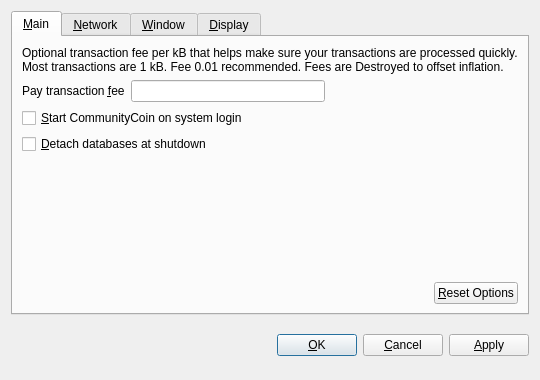
<?xml version="1.0" encoding="UTF-8"?>
<ui version="4.0">
 <class>OptionsDialog</class>
 <widget class="QDialog" name="OptionsDialog">
  <property name="geometry">
   <rect>
    <x>0</x>
    <y>0</y>
    <width>540</width>
    <height>380</height>
   </rect>
  </property>
  <property name="windowTitle">
   <string>Options</string>
  </property>
  <property name="modal">
   <bool>true</bool>
  </property>
  <layout class="QVBoxLayout" name="verticalLayout">
   <item>
    <widget class="QTabWidget" name="tabWidget">
     <property name="tabPosition">
      <enum>QTabWidget::North</enum>
     </property>
     <property name="currentIndex">
      <number>0</number>
     </property>
     <widget class="QWidget" name="tabMain">
      <attribute name="title">
       <string>&amp;Main</string>
      </attribute>
      <layout class="QVBoxLayout" name="verticalLayout_Main">
       <item>
        <widget class="QLabel" name="transactionFeeInfoLabel">
         <property name="text">
          <string>Optional transaction fee per kB that helps make sure your transactions are processed quickly. Most transactions are 1 kB. Fee 0.01 recommended. Fees are Destroyed to offset inflation.</string>
         </property>
         <property name="textFormat">
          <enum>Qt::PlainText</enum>
         </property>
         <property name="wordWrap">
          <bool>true</bool>
         </property>
        </widget>
       </item>
       <item>
        <layout class="QHBoxLayout" name="horizontalLayout_Main">
         <item>
          <widget class="QLabel" name="transactionFeeLabel">
           <property name="text">
            <string>Pay transaction &amp;fee</string>
           </property>
           <property name="textFormat">
            <enum>Qt::PlainText</enum>
           </property>
           <property name="buddy">
            <cstring>transactionFee</cstring>
           </property>
          </widget>
         </item>
         <item>
          <widget class="BitcoinAmountField" name="transactionFee"/>
         </item>
         <item>
          <spacer name="horizontalSpacer_Main">
           <property name="orientation">
            <enum>Qt::Horizontal</enum>
           </property>
           <property name="sizeHint" stdset="0">
            <size>
             <width>40</width>
             <height>20</height>
            </size>
           </property>
          </spacer>
         </item>
        </layout>
       </item>
       <item>
        <widget class="QCheckBox" name="bitcoinAtStartup">
         <property name="toolTip">
          <string>Automatically start CommunityCoin after logging in to the system.</string>
         </property>
         <property name="text">
          <string>&amp;Start CommunityCoin on system login</string>
         </property>
        </widget>
       </item>
       <item>
        <widget class="QCheckBox" name="detachDatabases">
         <property name="toolTip">
          <string>Detach block and address databases at shutdown. This means they can be moved to another data directory, but it slows down shutdown. The wallet is always detached.</string>
         </property>
         <property name="text">
          <string>&amp;Detach databases at shutdown</string>
         </property>
        </widget>
       </item>
       <item>
        <spacer name="verticalSpacer_Main">
         <property name="orientation">
          <enum>Qt::Vertical</enum>
         </property>
         <property name="sizeHint" stdset="0">
          <size>
           <width>20</width>
           <height>40</height>
          </size>
         </property>
        </spacer>
       </item>
       <item>
        <layout class="QHBoxLayout" name="horizontalLayout_2_Main">
         <item>
          <spacer name="horizontalSpacer_2_Main">
           <property name="orientation">
            <enum>Qt::Horizontal</enum>
           </property>
           <property name="sizeHint" stdset="0">
            <size>
             <width>40</width>
             <height>20</height>
            </size>
           </property>
          </spacer>
         </item>
         <item>
          <widget class="QPushButton" name="resetButton">
           <property name="toolTip">
            <string>Reset all client options to default.</string>
           </property>
           <property name="text">
            <string>&amp;Reset Options</string>
           </property>
           <property name="autoDefault">
            <bool>false</bool>
           </property>
          </widget>
         </item>
        </layout>
       </item>
      </layout>
     </widget>
     <widget class="QWidget" name="tabNetwork">
      <attribute name="title">
       <string>&amp;Network</string>
      </attribute>
      <layout class="QVBoxLayout" name="verticalLayout_Network">
       <item>
        <widget class="QCheckBox" name="mapPortUpnp">
         <property name="toolTip">
          <string>Automatically open the CommunityCoin client port on the router. This only works when your router supports UPnP and it is enabled.</string>
         </property>
         <property name="text">
          <string>Map port using &amp;UPnP</string>
         </property>
        </widget>
       </item>
       <item>
        <widget class="QCheckBox" name="connectSocks">
         <property name="toolTip">
          <string>Connect to the CommunityCoin network through a SOCKS proxy (e.g. when connecting through Tor).</string>
         </property>
         <property name="text">
          <string>&amp;Connect through SOCKS proxy:</string>
         </property>
        </widget>
       </item>
       <item>
        <layout class="QHBoxLayout" name="horizontalLayout_Network">
         <item>
          <widget class="QLabel" name="proxyIpLabel">
           <property name="text">
            <string>Proxy &amp;IP:</string>
           </property>
           <property name="textFormat">
            <enum>Qt::PlainText</enum>
           </property>
           <property name="buddy">
            <cstring>proxyIp</cstring>
           </property>
          </widget>
         </item>
         <item>
          <widget class="QValidatedLineEdit" name="proxyIp" native="true">
           <property name="maximumSize">
            <size>
             <width>140</width>
             <height>16777215</height>
            </size>
           </property>
           <property name="toolTip">
            <string>IP address of the proxy (e.g. 127.0.0.1)</string>
           </property>
          </widget>
         </item>
         <item>
          <widget class="QLabel" name="proxyPortLabel">
           <property name="text">
            <string>&amp;Port:</string>
           </property>
           <property name="textFormat">
            <enum>Qt::PlainText</enum>
           </property>
           <property name="buddy">
            <cstring>proxyPort</cstring>
           </property>
          </widget>
         </item>
         <item>
          <widget class="QLineEdit" name="proxyPort">
           <property name="maximumSize">
            <size>
             <width>55</width>
             <height>16777215</height>
            </size>
           </property>
           <property name="toolTip">
            <string>Port of the proxy (e.g. 9050)</string>
           </property>
          </widget>
         </item>
         <item>
          <widget class="QLabel" name="socksVersionLabel">
           <property name="text">
            <string>SOCKS &amp;Version:</string>
           </property>
           <property name="textFormat">
            <enum>Qt::PlainText</enum>
           </property>
           <property name="buddy">
            <cstring>socksVersion</cstring>
           </property>
          </widget>
         </item>
         <item>
          <widget class="QValueComboBox" name="socksVersion">
           <property name="toolTip">
            <string>SOCKS version of the proxy (e.g. 5)</string>
           </property>
          </widget>
         </item>
         <item>
          <spacer name="horizontalSpacer_Network">
           <property name="orientation">
            <enum>Qt::Horizontal</enum>
           </property>
           <property name="sizeHint" stdset="0">
            <size>
             <width>40</width>
             <height>20</height>
            </size>
           </property>
          </spacer>
         </item>
        </layout>
       </item>
       <item>
        <spacer name="verticalSpacer_Network">
         <property name="orientation">
          <enum>Qt::Vertical</enum>
         </property>
         <property name="sizeHint" stdset="0">
          <size>
           <width>20</width>
           <height>40</height>
          </size>
         </property>
        </spacer>
       </item>
      </layout>
     </widget>
     <widget class="QWidget" name="tabWindow">
      <attribute name="title">
       <string>&amp;Window</string>
      </attribute>
      <layout class="QVBoxLayout" name="verticalLayout_Window">
       <item>
        <widget class="QCheckBox" name="minimizeToTray">
         <property name="toolTip">
          <string>Show only a tray icon after minimizing the window.</string>
         </property>
         <property name="text">
          <string>&amp;Minimize to the tray instead of the taskbar</string>
         </property>
        </widget>
       </item>
       <item>
        <widget class="QCheckBox" name="minimizeOnClose">
         <property name="toolTip">
          <string>Minimize instead of exit the application when the window is closed. When this option is enabled, the application will be closed only after selecting Quit in the menu.</string>
         </property>
         <property name="text">
          <string>M&amp;inimize on close</string>
         </property>
        </widget>
       </item>
       <item>
        <spacer name="verticalSpacer_Window">
         <property name="orientation">
          <enum>Qt::Vertical</enum>
         </property>
         <property name="sizeHint" stdset="0">
          <size>
           <width>20</width>
           <height>40</height>
          </size>
         </property>
        </spacer>
       </item>
      </layout>
     </widget>
     <widget class="QWidget" name="tabDisplay">
      <attribute name="title">
       <string>&amp;Display</string>
      </attribute>
      <layout class="QVBoxLayout" name="verticalLayout_Display">
       <item>
        <layout class="QHBoxLayout" name="horizontalLayout_1_Display">
         <item>
          <widget class="QLabel" name="langLabel">
           <property name="text">
            <string>User Interface &amp;language:</string>
           </property>
           <property name="textFormat">
            <enum>Qt::PlainText</enum>
           </property>
           <property name="buddy">
            <cstring>lang</cstring>
           </property>
          </widget>
         </item>
         <item>
          <widget class="QValueComboBox" name="lang">
           <property name="toolTip">
            <string>The user interface language can be set here. This setting will take effect after restarting CommunityCoin.</string>
           </property>
          </widget>
         </item>
        </layout>
       </item>
       <item>
        <layout class="QHBoxLayout" name="horizontalLayout_2_Display">
         <item>
          <widget class="QLabel" name="unitLabel">
           <property name="text">
            <string>&amp;Unit to show amounts in:</string>
           </property>
           <property name="textFormat">
            <enum>Qt::PlainText</enum>
           </property>
           <property name="buddy">
            <cstring>unit</cstring>
           </property>
          </widget>
         </item>
         <item>
          <widget class="QValueComboBox" name="unit">
           <property name="toolTip">
            <string>Choose the default subdivision unit to show in the interface and when sending coins.</string>
           </property>
          </widget>
         </item>
        </layout>
       </item>
       <item>
        <widget class="QCheckBox" name="displayAddresses">
         <property name="toolTip">
          <string>Whether to show CommunityCoin addresses in the transaction list or not.</string>
         </property>
         <property name="text">
          <string>&amp;Display addresses in transaction list</string>
         </property>
        </widget>
       </item>
       <item>
        <widget class="QCheckBox" name="coinControlFeatures">
         <property name="toolTip">
          <string>Whether to show coin control features or not.</string>
         </property>
         <property name="text">
          <string>Display coin &amp;control features (experts only!)</string>
         </property>
        </widget>
       </item>
       <item>
        <spacer name="verticalSpacer_Display">
         <property name="orientation">
          <enum>Qt::Vertical</enum>
         </property>
         <property name="sizeHint" stdset="0">
          <size>
           <width>20</width>
           <height>40</height>
          </size>
         </property>
        </spacer>
       </item>
      </layout>
     </widget>
    </widget>
   </item>
   <item>
    <layout class="QHBoxLayout" name="horizontalLayout_Buttons">
     <item>
      <spacer name="horizontalSpacer_1">
       <property name="orientation">
        <enum>Qt::Horizontal</enum>
       </property>
       <property name="sizeHint" stdset="0">
        <size>
         <width>40</width>
         <height>48</height>
        </size>
       </property>
      </spacer>
     </item>
     <item>
      <widget class="QLabel" name="statusLabel">
       <property name="font">
        <font>
         <weight>75</weight>
         <bold>true</bold>
        </font>
       </property>
       <property name="text">
        <string/>
       </property>
       <property name="textFormat">
        <enum>Qt::PlainText</enum>
       </property>
       <property name="wordWrap">
        <bool>true</bool>
       </property>
      </widget>
     </item>
     <item>
      <spacer name="horizontalSpacer_2">
       <property name="orientation">
        <enum>Qt::Horizontal</enum>
       </property>
       <property name="sizeHint" stdset="0">
        <size>
         <width>40</width>
         <height>48</height>
        </size>
       </property>
      </spacer>
     </item>
     <item>
      <widget class="QPushButton" name="okButton">
       <property name="text">
        <string>&amp;OK</string>
       </property>
      </widget>
     </item>
     <item>
      <widget class="QPushButton" name="cancelButton">
       <property name="text">
        <string>&amp;Cancel</string>
       </property>
       <property name="autoDefault">
        <bool>false</bool>
       </property>
      </widget>
     </item>
     <item>
      <widget class="QPushButton" name="applyButton">
       <property name="text">
        <string>&amp;Apply</string>
       </property>
       <property name="autoDefault">
        <bool>false</bool>
       </property>
      </widget>
     </item>
    </layout>
   </item>
  </layout>
 </widget>
 <customwidgets>
  <customwidget>
   <class>QValidatedLineEdit</class>
   <extends>QWidget</extends>
   <header>qvalidatedlineedit.h</header>
  </customwidget>
  <customwidget>
   <class>BitcoinAmountField</class>
   <extends>QLineEdit</extends>
   <header>bitcoinamountfield.h</header>
   <container>1</container>
  </customwidget>
  <customwidget>
   <class>QValueComboBox</class>
   <extends>QComboBox</extends>
   <header>qvaluecombobox.h</header>
  </customwidget>
 </customwidgets>
 <resources/>
 <connections/>
</ui>
